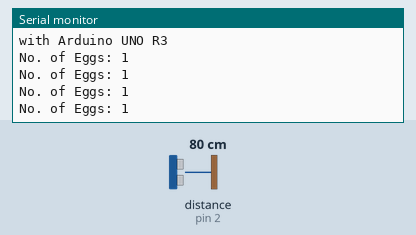
Recording of a sketch running on a simulated Arduino Uno, built with avr-gcc and run on an emulated ATmega328P. Parts: the last lines printed to the serial monitor. Wiring (inferred from the names in the program): ultrasonic range finder: trigger pin 3; echo pin 2. The test bench sets the inputs (shaded band); at power-on: distance to the obstacle (sensor on pin 2) 80 cm. The echo pulse lasts 58.3 µs per cm.

Above: at 1.2 s.
1.3 s: distance to the obstacle (sensor on pin 2) set to 4 cm
At 1.73 s:
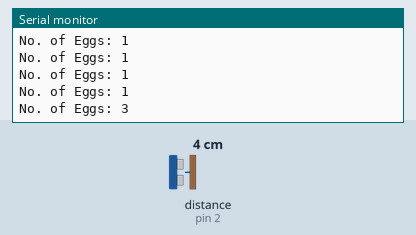
2.8 s: distance to the obstacle (sensor on pin 2) set to 9 cm
At 2.94 s:
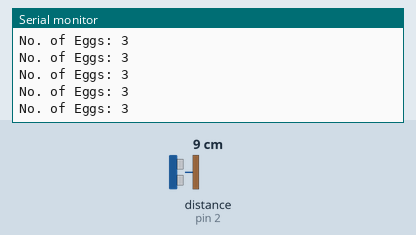
Timing chart, 0 to 5.8 s (numbered marks = the images above; inputs shaded):
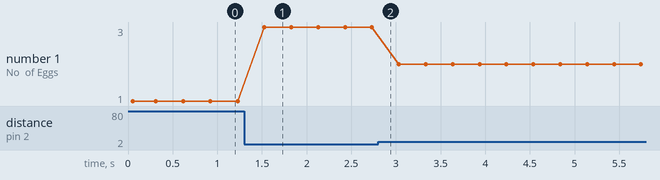

The sketch:

eggs.ino
```cpp
// ---------------------------------------------------------------- //
// Arduino Ultrasoninc Sensor HC-SR04
// Re-writed by Arbi Abdul Jabbaar
// Using Arduino IDE 1.8.7
// Using HC-SR04 Module
// Tested on 17 September 2019
// ---------------------------------------------------------------- //

#define echoPin 2 // attach pin D2 Arduino to pin Echo of HC-SR04
#define trigPin 3 //attach pin D3 Arduino to pin Trig of HC-SR04

// defines variables
long duration; // variable for the duration of sound wave travel
float distance; // variable for the distance measurement

void setup() {
  pinMode(trigPin, OUTPUT); // Sets the trigPin as an OUTPUT
  pinMode(echoPin, INPUT); // Sets the echoPin as an INPUT
  Serial.begin(9600); // // Serial Communication is starting with 9600 of baudrate speed
  Serial.println("Ultrasonic Sensor HC-SR04 Test"); // print some text in Serial Monitor
  Serial.println("with Arduino UNO R3");
}
void loop() {
  // Clears the trigPin condition
  digitalWrite(trigPin, LOW);
  delayMicroseconds(2);
  // Sets the trigPin HIGH (ACTIVE) for 10 microseconds
  digitalWrite(trigPin, HIGH);
  delayMicroseconds(10);
  digitalWrite(trigPin, LOW);
  // Reads the echoPin, returns the sound wave travel time in microseconds
  duration = pulseIn(echoPin, HIGH);
  // Calculating the distance
  distance = duration * 0.034 / 2; // Speed of sound wave divided by 2 (go and back)
  // Displays the distance on the Serial Monitor
  //Serial.print("Distance: ");
  //Serial.print(distance);
  //Serial.println(" cm");
  if (distance <= 5 && distance>=2) {
  Serial.println("No. of Eggs: 3");
  }
  else if (distance >=7 && distance<=10) { // 60 <= temperature < 70
  Serial.println("No. of Eggs: 2");
  }
  else {
    Serial.println("No. of Eggs: 1");
  }
  delay(300);
}
```

Measured:
- after the input at 1.3 s, the serial monitor: prints a new line after 0.23 s (image 1)
- plotted number 1: 3 → 2 after the input at 2.8 s
